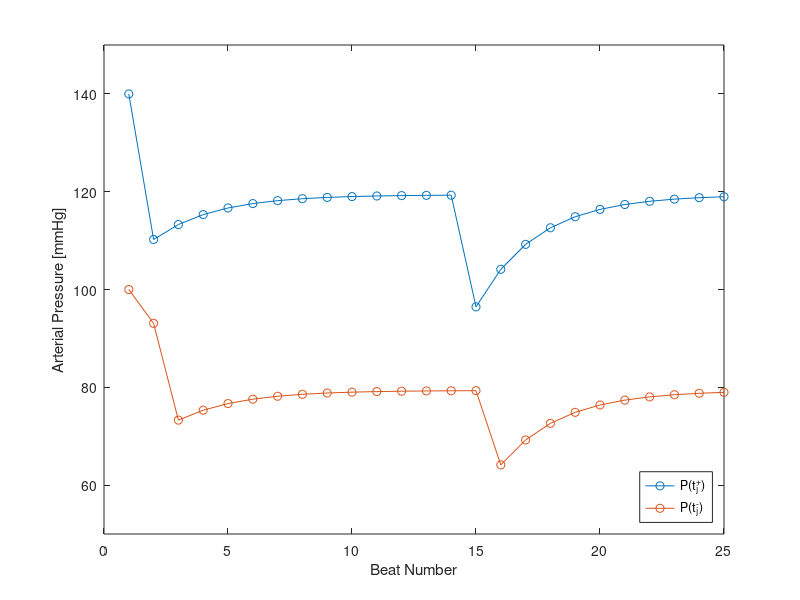

MATLAB code for this plot: (Note: this script raises an error after producing the figure.)
% Calculates and plots P_minus and P_plus as a function of beat number

% Constants
R_s = 17.5;
C_sa = 0.00175;
HR = 80;

j = 25;      % number of beats
T = 1/HR;    % period

V_stroke = 0.07*ones(j,1);  % change this around as desired
V_stroke(2) = 0.03;
V_stroke(15) = 0.03;

% V_stroke(2) = 0.02;
% V_stroke(6) = 0.02;
% V_stroke(10) = 0.02;
% V_stroke(14) = 0.02;
% V_stroke(18) = 0.02;


P_minus = zeros(j,1);
P_plus  = zeros(j,1);
P_minus(1) = 100;        % change this IC around

for i = 1 : j-1
    P_plus(i)    = P_minus(i) + V_stroke(i)/C_sa;
    P_minus(i+1) = P_plus(i)*exp(-T/(R_s*C_sa));    
end

P_plus(j) = P_minus(j) + V_stroke(j)/C_sa;


close all

figure
hold on
plot(P_plus,'-o')
plot(P_minus,'-o')
box on
xlabel('Beat Number')
ylabel('Arterial Pressure [mmHg]')
axis([0,25,50,150])
legend('P(t_j^+)','P(t_j^-)','location','southeast')

fig = gcf;
fig.PaperUnits = 'inches';
fig.PaperPosition = [0 0 6 3];
print('figures/P_B100','-depsc','-r0')  % change the filename each time

hold off